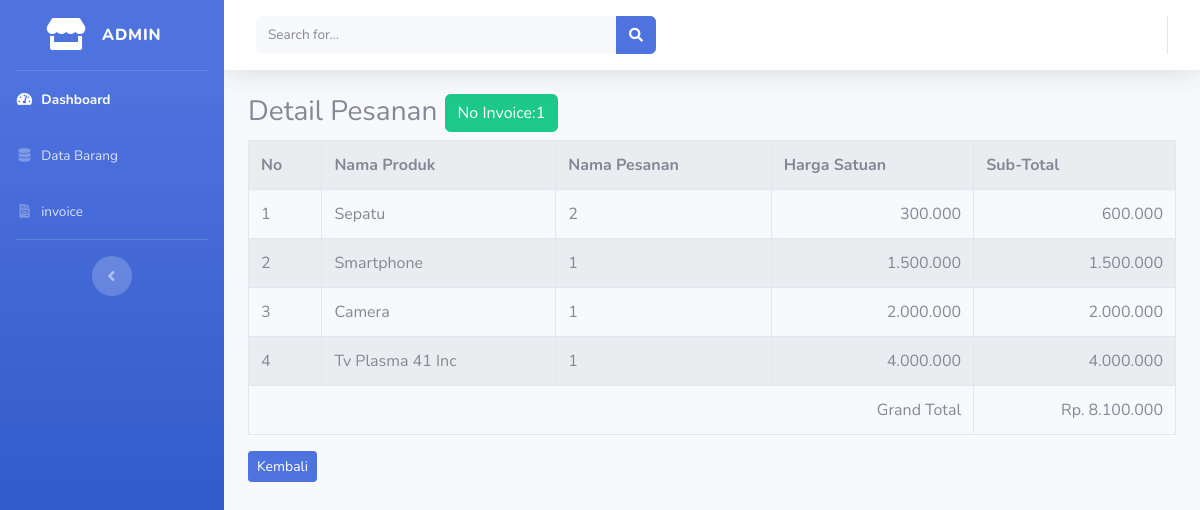
Page /index.php/admin/invoice/detail/1 on the committed database.
### tables this page shows
CREATE TABLE `tb_invoice` (
  `id` int(11) NOT NULL,
  `nama` varchar(60) NOT NULL,
  `alamat` varchar(225) NOT NULL,
  `tgl_pesan` datetime NOT NULL,
  `batas_bayar` datetime NOT NULL
);

CREATE TABLE `tb_pesanan` (
  `id` int(11) NOT NULL,
  `id_invoice` int(11) NOT NULL,
  `id_brg` int(11) NOT NULL,
  `nama_brg` varchar(100) NOT NULL,
  `jumlah` varchar(3) NOT NULL,
  `harga` int(10) NOT NULL,
  `pilihan` text NOT NULL
);

### application/controllers/admin/invoice.php (called while the page is built, shortened)
<?php
class Invoice extends CI_Controller{
	public function detail($id_invoice)
	{
		$data['invoice'] = $this->model_invoice->ambil_id_invoice($id_invoice);
		$data['pesanan'] = $this->model_invoice->ambil_id_pesanan($id_invoice);
		$this->load->view('templates_admin/header');
		$this->load->view('templates_admin/sidebar');
		$this->load->view('admin/detail_invoice', $data);
		$this->load->view('templates_admin/footer');
	}
}

### index.php (called while the page is built, shortened)
<?php
require_once BASEPATH.'core/CodeIgniter.php';

### application/models/model_invoice.php (called while the page is built, shortened)
<?php
class Model_invoice extends CI_Model{
	public function ambil_id_invoice($id_invoice)
	{
		$result = $this->db->where('id', $id_invoice)->limit(1)->get('tb_invoice');
		if($result->num_rows()> 0){
			return $result->row();
		}else{
			return false;
		}
	}
	public function ambil_id_pesanan($id_invoice)
	{
		$result = $this->db->where('id_invoice', $id_invoice)->get('tb_pesanan');
		if($result->num_rows()> 0){
			return $result->result();
		}else{
			return false;
		}
		}
}

### application/views/admin/detail_invoice.php (the view, shortened to what this page needs)
<div class="container-fluid">
	<h3>Detail Pesanan <div class="btn btn-success">No Invoice:<?php echo $invoice->id?></div></h3>
	<table class="table table-bordered table-hover table-striped">
		<tr>
			<th>No</th>
			<th>Nama Produk</th>
			<th>Nama Pesanan</th>
			<th>Harga Satuan</th>
			<th>Sub-Total</th>
		</tr>
		<?php
		$total = 0;
		foreach ($pesanan as $psn) :
			$subtotal = $psn->jumlah * $psn->harga;
			$total += $subtotal;
			?>
		<tr>
			<td><?php echo $psn->id_brg?></td>
			<td><?php echo $psn->nama_brg?></td>
			<td><?php echo $psn->jumlah?></td>
			<td align="right"><?php echo number_format($psn->harga,0,',','.')?></td>
			<td align="right"><?php echo number_format($subtotal,0,',','.')?></td>
		</tr>
		<?php endforeach; ?>
		<tr>
			<td colspan="4" align="right">Grand Total</td>
			<td align="right">Rp. <?php echo number_format($total,0,',','.')?>
		</tr>
		</table>
		<a href="<?php echo base_url('admin/invoice/index')?>"><div class="btn btn-sm btn-primary">Kembali</div></a>

### rows in the picture
tb_invoice: id "1"
tb_pesanan: id_brg "1", nama_brg "Sepatu", jumlah "2", harga "300.000", subtotal "600.000"
tb_pesanan: id_brg "2", nama_brg "Smartphone", jumlah "1", harga "1.500.000", subtotal "1.500.000"
tb_pesanan: id_brg "3", nama_brg "Camera", jumlah "1", harga "2.000.000", subtotal "2.000.000"
tb_pesanan: id_brg "4", nama_brg "Tv Plasma 41 Inc", jumlah "1", harga "4.000.000", subtotal "4.000.000"

### other values in the picture
$total "8.100.000"
